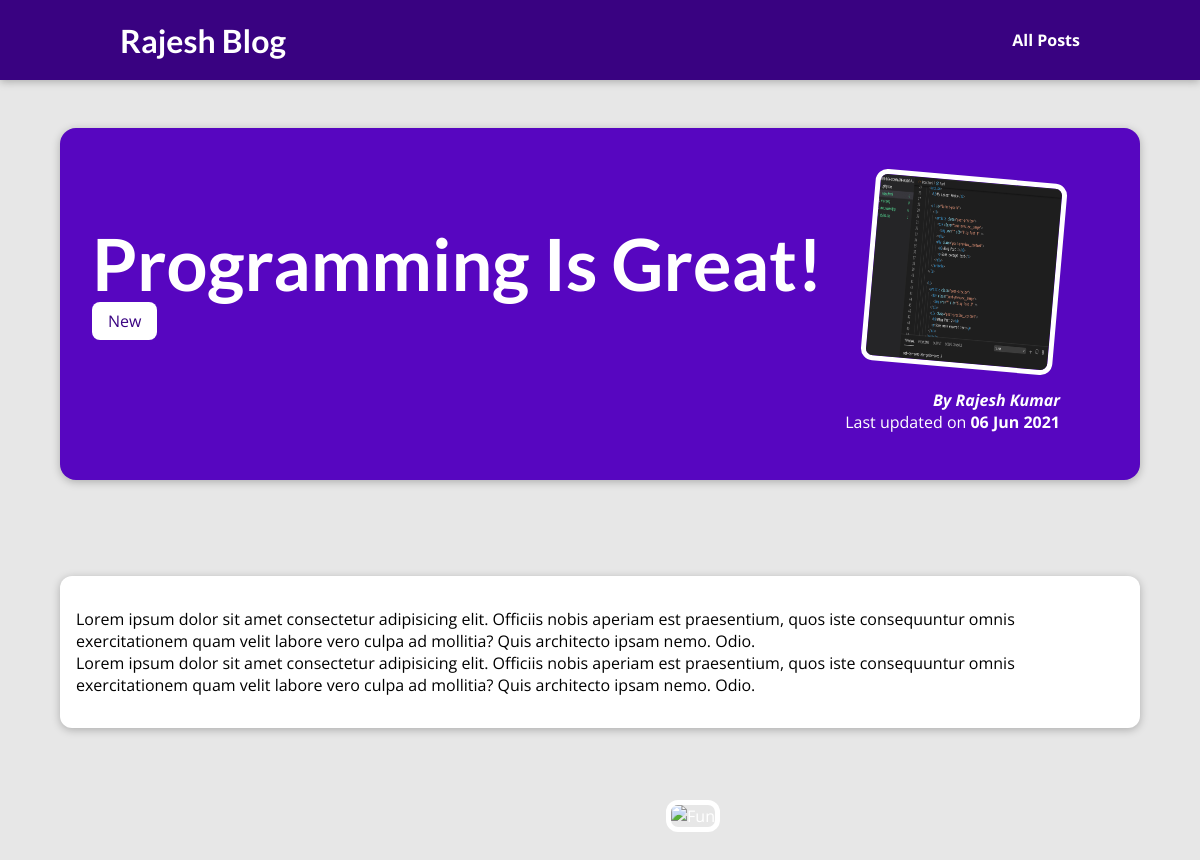
Page /posts/programming-is-fun on the committed database.
### blog/models.py (models this page shows, shortened)
class Post(models.Model):
    title = models.CharField(max_length=150)
    excerpt = models.CharField(max_length=200)
    image_name = models.CharField(max_length=100)
    date = models.DateField(auto_now=True)
    slug = models.SlugField(unique=True, db_index=True)
    content = models.TextField(validators=[MinLengthValidator(10)])
    author = models.ForeignKey(
        Author, null=True, on_delete=models.SET_NULL, related_name="posts")
    tags = models.ManyToManyField(Tag)

class Tag(models.Model):
    caption = models.CharField(max_length=20)

class Author(models.Model):
    first_name = models.CharField(max_length=100)
    last_name = models.CharField(max_length=100)
    email_address = models.EmailField()
    def fullname(self):
        return f"{self.first_name} {self.last_name}"
    def __str__(self):
        return self.fullname()

### blog/views.py (the view)
# urls.py: path("posts/<slug:slug>", views.post_detail, name="post-detail-page")
def post_detail(request, slug):
    identified_post = get_object_or_404(Post, slug=slug)
    return render(request, "blog/post-detail.html", {
        "post": identified_post, "post_tags": identified_post.tags.all()})

### blog/templates/blog/post-detail.html (shortened to what this page needs)
{% extends "base.html" %}
{% load static %}
{% block css_files %}
    <link rel = "stylesheet" href = "{% static "blog/post-detail.css" %}" />
{% endblock  %}
{% block content %}
    <section id="summary">
        <h2>{{post.title}}</h2>
        <div>
        {% for tag in post_tags  %}
            <span class="tag">{{tag.caption }}</span>
        {% endfor %}
        </div>
        <article>
            <img src="{% static "blog/images/"|add:post.image_name %}" alt="{{post.title}}">
            <address>By <a href = "mailto:{{ post.author.email_address }}">
            {{post.author}}</a></address>
            <div>
                Last updated on <time>{{post.date|date:"d M Y" }}</time>
            </div>
        </article>
    </section>
    <section class="MynewSum">
        <article>
            <img src="{% static "blog/images/Mountain Hike 1.jpg" %}" alt="Fun">
        </article>
    </section>
    <main>
       {{post.content| linebreaks}}
    </main>
{% endblock %}

### static/app.css (style rules this page uses)
* { box-sizing: border-box; }
html { font-family: 'Open Sans', 'Lato', sans-serif; }
body { margin: 0; }
h1, h2, h3 { font-family: 'Lato', sans-serif; font-weight: bold; }

### blog/static/blog/post-detail.css (style rules this page uses)
body { background-color: #e7e7e7; }
#summary { margin: 8rem auto 3rem auto; padding: 2rem; width: 90%; max-width: 90rem; border-radius: 16px; background-color: #5706c0; position: relative; box-shadow: 0 2px 8px rgba(0, 0, 0, 0.25); height: 22rem; }
#summary h2 { color: white; font-size: 4.5rem; margin-bottom: 0.25rem; }
#summary article { position: absolute; top: 2rem; right: 3rem; padding: 1rem 2rem; border-radius: 12px; text-align: right; color: white; }
#summary article img { width: 12rem; height: 12rem; border-radius: 12px; transform: rotateZ(5deg); border: 5px solid white; margin-bottom: 1rem; }
#summary address { font-weight: bold; }
#summary time { font-weight: bold; }
#summary a { color: white; text-decoration: none; }
main { width: 90%; max-width: 90rem; margin: 3rem auto; background-color: white; padding: 1rem; border-radius: 12px; box-shadow: 0 2px 8px rgba(0, 0, 0, 0.25); }
.MynewSum { display: flex; flex-direction: column; align-items: center; text-align: center; }
.MynewSum article { position: absolute; right: 3rem; padding: 17rem 27rem; border-radius: 12px; text-align: right; color: white; }
.MynewSum article img { width: 20rem; height: 20rem; border-radius: 12px; border: 5px solid white; margin-bottom: 1rem; }
.tag { background-color: white; color: #390281; padding: 0.5rem 1rem; border-radius: 8px; }

### rows in the picture
Post: title "Programming Is Great!", image_name (picture), author "Rajesh Kumar", date "06 Jun 2021", content "Lorem ipsum dolor sit amet consectetur adipisicing elit. Officiis nobis aperiam est praesentium, quos iste consequuntur omnis exercitationem quam velit labore vero culpa ad mollitia? Quis architecto ipsam nemo. Odio. Lorem ipsum dolor sit amet consectetur adipisicing elit. Officiis nobis aperiam est praesentium, quos iste consequuntur omnis exercitationem quam velit labore vero culpa ad mollitia? Quis architecto ipsam nemo. Odio."
Tag: caption "New"
